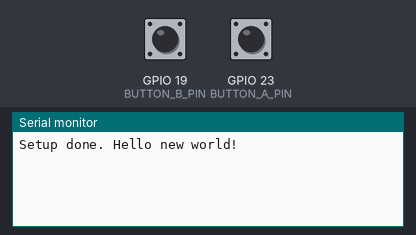
Recording of a sketch running on a simulated ESP32. Parts: the last lines printed to the serial monitor. The inputs (shaded band) are chosen by the test bench; at power-on: GPIO 19 (BUTTON_B_PIN) HIGH, GPIO 23 (BUTTON_A_PIN) HIGH.

Above: at 1.2 s.
1.3 s: GPIO 19 (BUTTON_B_PIN) pulled LOW for 0.15 s
At 2.0 s:
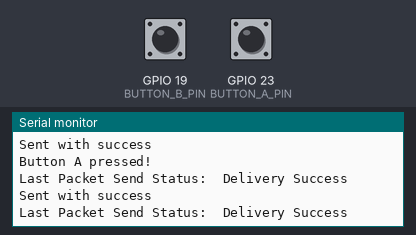
2.9 s: GPIO 23 (BUTTON_A_PIN) pulled LOW for 0.15 s
4.5 s: GPIO 19 (BUTTON_B_PIN) driven LOW and GPIO 23 (BUTTON_A_PIN) driven LOW
At 5.6 s:
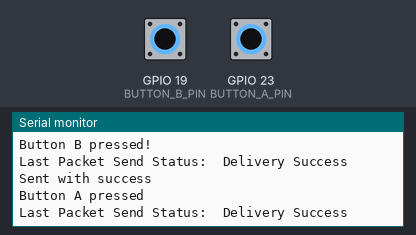

The sketch:

test-sender.ino
```cpp
#include <esp_now.h>
#include <WiFi.h>

#define BUTTON_A_PIN 23
#define BUTTON_B_PIN 19

enum Code {
    BUTTON_A,
    BUTTON_B
};

// REPLACE WITH YOUR RECEIVER MAC Address
uint8_t broadcastAddress[] = {0xc8,0xf0,0x9e,0xf8,0x76,0x04};     // M1
// uint8_t broadcastAddress[] = {0xf8,0xb3,0xb7,0x2a,0xd6,0x98}; // M2

// Structure example to send data
// Must match the receiver structure
typedef struct struct_message
{
    int code;
} struct_message;

// Create a struct_message called myData
struct_message myData;

esp_now_peer_info_t peerInfo;

// Logic parameters
int state = 0; // 0 -> rest, 1 -> Button A, 2-> Button B

// callback when data is sent
void OnDataSent(const uint8_t *mac_addr, esp_now_send_status_t status)
{
    Serial.print("\r\nLast Packet Send Status:\t");
    Serial.println(status == ESP_NOW_SEND_SUCCESS ? "Delivery Success" : "Delivery Fail");
}

void setup()
{
    // Init Serial Monitor
    Serial.begin(115200);

    // Set device as a Wi-Fi Station
    WiFi.mode(WIFI_STA);

    // Init ESP-NOW
    if (esp_now_init() != ESP_OK)
    {
        Serial.println("Error initializing ESP-NOW");
        return;
    }

    // Once ESPNow is successfully Init, we will register for Send CB to
    // get the status of Trasnmitted packet
    esp_now_register_send_cb(OnDataSent);

    // Register peer
    memcpy(peerInfo.peer_addr, broadcastAddress, 6);
    peerInfo.channel = 0;
    peerInfo.encrypt = false;

    // Add peer
    if (esp_now_add_peer(&peerInfo) != ESP_OK)
    {
        Serial.println("Failed to add peer");
        return;
    }

    pinMode(BUTTON_A_PIN, INPUT_PULLUP);
    pinMode(BUTTON_B_PIN, INPUT_PULLUP);

    Serial.println("Setup done. Hello new world!");
}

void sendSignal(int code)
{
    // Set values to send
    myData.code = code;

    // Send message via ESP-NOW
    esp_err_t result = esp_now_send(broadcastAddress, (uint8_t *)&myData, sizeof(myData));

    if (result == ESP_OK)
    {
        Serial.println("Sent with success");
    }
    else
    {
        Serial.println("Error sending the data");
    }
}

void loop()
{
    if (digitalRead(BUTTON_A_PIN) == LOW)
    {
      Serial.println("Button B pressed!");
      sendSignal(BUTTON_B);
      //delay(2000);
    }
    if (digitalRead(BUTTON_B_PIN) == LOW)
    {
      Serial.println("Button A pressed!");
      sendSignal(BUTTON_A);
      //delay(2000);
    }

    //delay(50);
}
```

Measured:
- after the input at 1.3 s, the serial monitor: prints a new line at once (image 1)
- after the input at 4.5 s, the serial monitor: prints a new line at once (image 2)
